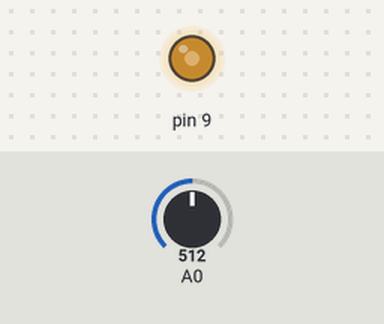
Bench run of a sketch on a simulated Arduino Uno, built with avr-gcc and run on an emulated ATmega328P. Shown: output pins drawn as LEDs (lit = HIGH). The test bench sets the inputs (shaded band); at power-on: A0 = 512.

Above: at 1.2 s.
1.3 s: A0 set to 716
At 2.0 s:
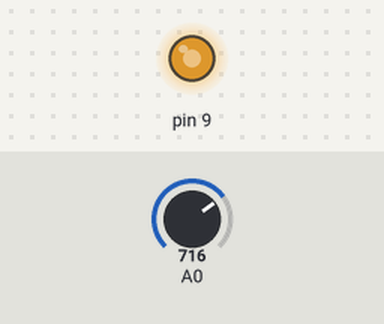
2.8 s: A0 set to 900
At 3.2 s:
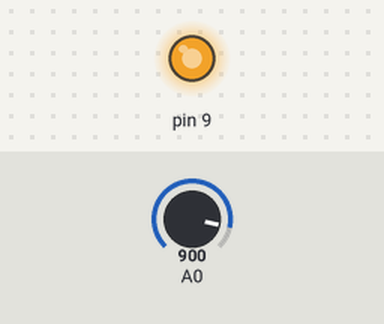
4.3 s: A0 set to 122
At 5.5 s:
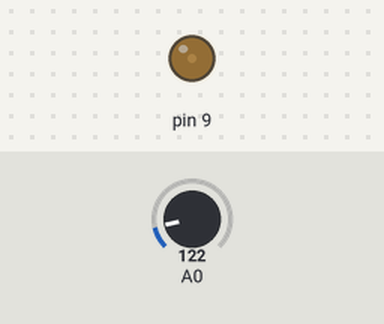
5.8 s: A0 set to 0
At 6.7 s:
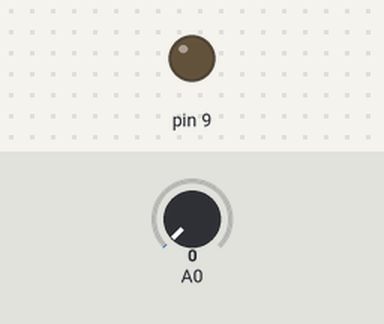
Timing chart, 0 to 8.3 s (numbered marks = the images above; inputs shaded):
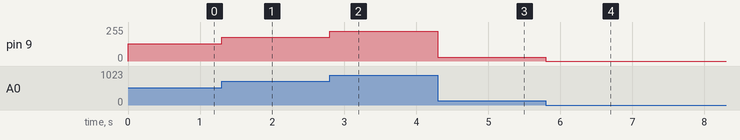

Measured:
- after the input at 1.3 s, pin 9: 128/255 → 179/255 at once
- after the input at 2.8 s, pin 9: 179/255 → 225/255 at once
- after the input at 4.3 s, pin 9: 225/255 → 30/255 at once
- after the input at 5.8 s, pin 9: 30/255 → 0/255 at once

The sketch:

ayarlanabilir_diren__ile_led_yakma.ino
```cpp
void setup() {
  pinMode(9, OUTPUT);
  pinMode(A0, INPUT);

}

void loop() {
  int oku = analogRead(A0);
  analogWrite(9, oku / 4);
  int yeniOku = map(oku, 0, 1023, 0, 255);
}
```
